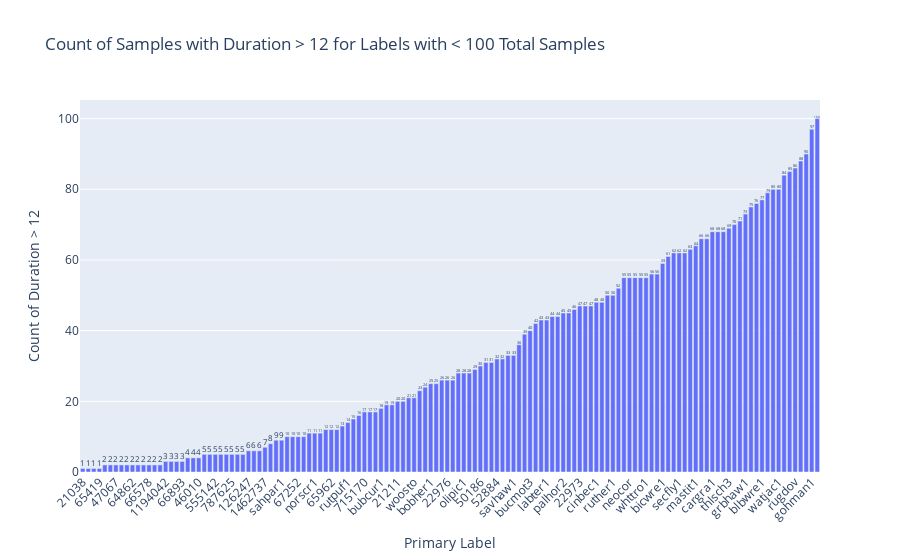

The cell this chart's notebook holds for it:
### Code cell
#filtered_df = df[df['label_count'] < 100]
duration_counts = df_lt_100.groupby('primary_label')['duration'].apply(lambda x: (x > 12).sum()).reset_index()
duration_counts.columns = ['primary_label', 'count_over_12']

fig = px.bar(duration_counts, x='primary_label', y='count_over_12', 
             title='Count of Samples with Duration > 12 for Labels with < 100 Total Samples',
             labels={'primary_label': 'Primary Label', 'count_over_12': 'Count of Duration > 12'},
             text='count_over_12')

fig.update_layout(xaxis={'categoryorder':'total ascending'}, xaxis_tickangle=-45)
fig.show()

### Figure 1 — Plotly figure (JSON) as saved in the notebook; plotly's stock layout.template omitted (floating-point values rounded to 4 significant figures; data arrays with more than 128 entries replaced by an {"elided": "..."} marker saying what was removed)
{"data": [{"alignmentgroup": "True", "hovertemplate": "Primary Label=%{x}<br>Count of Duration > 12=%{text}<extra></extra>", "legendgroup": "", "marker": {"color": "#636efa", "pattern": {"shape": ""}}, "name": "", "offsetgroup": "", "orientation": "v", "showlegend": false, "text": {"elided": "134 int values"}, "textposition": "auto", "type": "bar", "x": {"elided": "134 str values"}, "xaxis": "x", "y": {"elided": "134 int values"}, "yaxis": "y"}], "layout": {"barmode": "relative", "legend": {"tracegroupgap": 0}, "title": {"text": "Count of Samples with Duration > 12 for Labels with < 100 Total Samples"}, "xaxis": {"anchor": "y", "categoryorder": "total ascending", "domain": [0, 1], "tickangle": -45, "title": {"text": "Primary Label"}}, "yaxis": {"anchor": "x", "domain": [0, 1], "title": {"text": "Count of Duration > 12"}}}}
